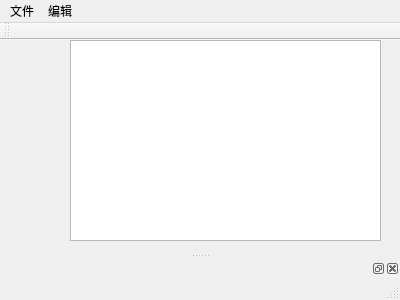
<?xml version="1.0" encoding="UTF-8"?>
<ui version="4.0">
 <class>MainWindow</class>
 <widget class="QMainWindow" name="MainWindow">
  <property name="geometry">
   <rect>
    <x>0</x>
    <y>0</y>
    <width>400</width>
    <height>300</height>
   </rect>
  </property>
  <property name="windowTitle">
   <string>MainWindow</string>
  </property>
  <widget class="QWidget" name="centralWidget">
   <widget class="QTextEdit" name="textEdit">
    <property name="geometry">
     <rect>
      <x>70</x>
      <y>0</y>
      <width>311</width>
      <height>201</height>
     </rect>
    </property>
   </widget>
   <widget class="QLabel" name="statuslabel">
    <property name="geometry">
     <rect>
      <x>10</x>
      <y>240</y>
      <width>59</width>
      <height>16</height>
     </rect>
    </property>
    <property name="text">
     <string>TextLabel</string>
    </property>
   </widget>
  </widget>
  <widget class="QToolBar" name="mainToolBar">
   <attribute name="toolBarArea">
    <enum>TopToolBarArea</enum>
   </attribute>
   <attribute name="toolBarBreak">
    <bool>false</bool>
   </attribute>
  </widget>
  <widget class="QStatusBar" name="statusBar"/>
  <widget class="QMenuBar" name="menuBar">
   <property name="geometry">
    <rect>
     <x>0</x>
     <y>0</y>
     <width>400</width>
     <height>22</height>
    </rect>
   </property>
   <widget class="QMenu" name="menu">
    <property name="title">
     <string>文件</string>
    </property>
    <addaction name="actionnew"/>
    <addaction name="separator"/>
    <addaction name="actionopen"/>
   </widget>
   <widget class="QMenu" name="menu_2">
    <property name="title">
     <string>编辑</string>
    </property>
    <addaction name="actionnew1"/>
    <addaction name="separator"/>
    <addaction name="actionopen2"/>
   </widget>
   <addaction name="menu"/>
   <addaction name="menu_2"/>
  </widget>
  <widget class="QDockWidget" name="dockWidget">
   <attribute name="dockWidgetArea">
    <number>8</number>
   </attribute>
   <widget class="QWidget" name="dockWidgetContents"/>
  </widget>
  <action name="actionnew">
   <property name="text">
    <string>new</string>
   </property>
  </action>
  <action name="actionnew1">
   <property name="text">
    <string>new1</string>
   </property>
  </action>
  <action name="actionopen">
   <property name="text">
    <string>open</string>
   </property>
  </action>
  <action name="actionopen2">
   <property name="text">
    <string>open</string>
   </property>
  </action>
 </widget>
 <layoutdefault spacing="6" margin="11"/>
 <resources/>
 <connections/>
</ui>
